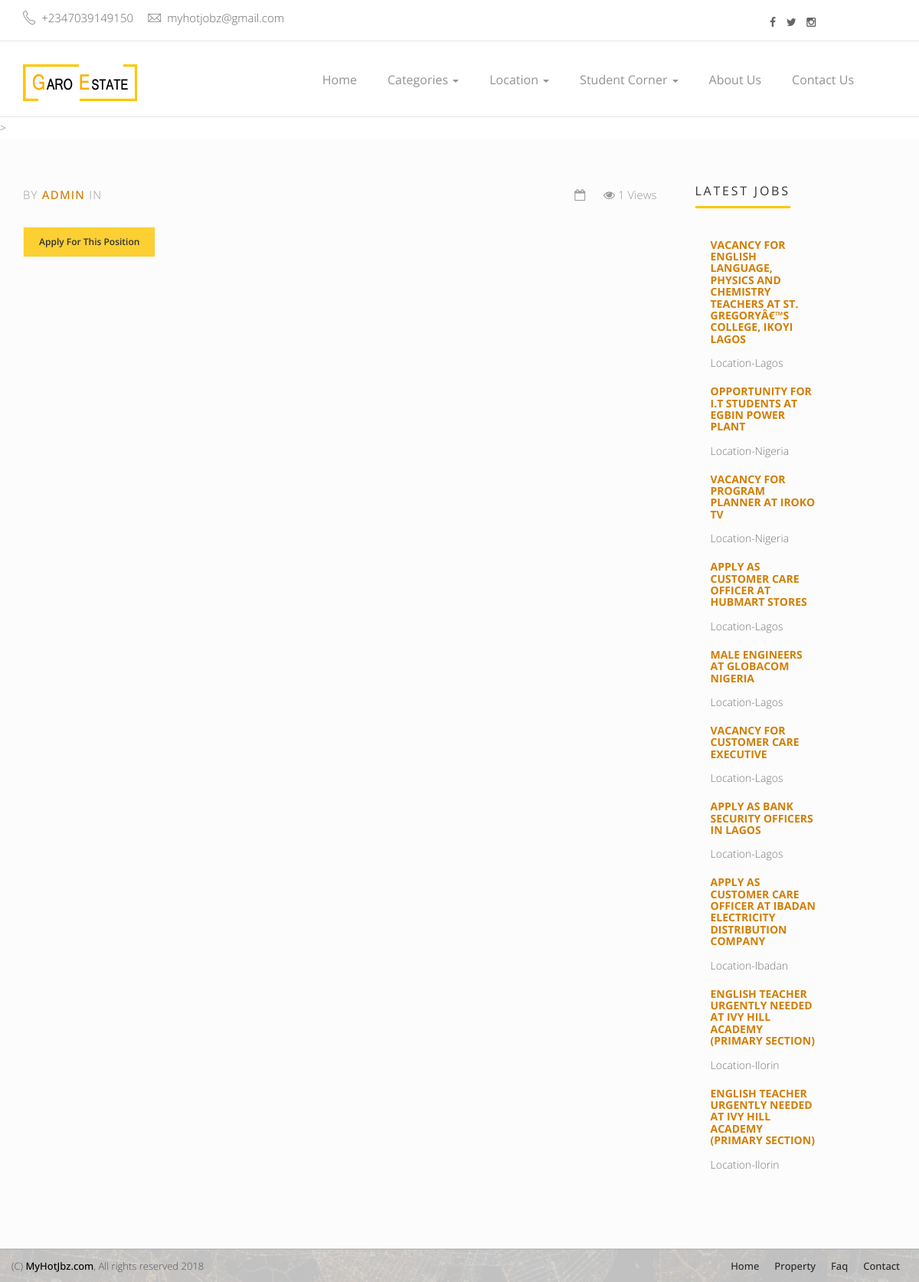
The page /view.php on the database its author committed.
### tables this page shows
CREATE TABLE IF NOT EXISTS `jobs` (
  `id` int(11) NOT NULL,
  `job_cate` varchar(255) NOT NULL,
  `name` varchar(255) NOT NULL,
  `email` varchar(255) NOT NULL,
  `job_title` varchar(255) NOT NULL,
  `demo` text NOT NULL,
  `job_des` varchar(25500) NOT NULL,
  `job_loc` varchar(255) NOT NULL,
  `job_deadline` varchar(255) NOT NULL,
  `job_contact` varchar(255) NOT NULL,
  `ext_link` varchar(255) NOT NULL,
  `hit` int(11) NOT NULL,
  `date` varchar(255) NOT NULL
);

### public/view.php (the view, shortened to what this page needs)
<?php
include 'head.php';
$id = $_GET['id'];
$get_det = mysqli_query($conn, "SELECT * FROM jobs WHERE id  = '$id'");
$ff = mysqli_fetch_assoc($get_det);
$job_cate = $ff['job_cate'];
$date = $ff['date'];
$hit = mysqli_query($conn, "UPDATE jobs SET hit = hit + 1 WHERE id = '$id'") or die(mysqli_error());
?>
       >
        <div class="content-area blog-page padding-top-40" style="background-color: #FCFCFC; padding-bottom: 55px;">
            <div class="container">
                <div class="row">
                    <div class="blog-lst col-md-9 p0">
                        <section id="id-100" class="post single">
                            <div class="post-header single">
                                <div class="row ">
                                    <div class="col-sm-6">
                                        <p class="author-category">
                                            By <a href="#">ADMIN</a>
                                            in <a href="cate.php?job_cate=<?php echo $row['job_cate']; ?>"><?php echo $job_cate; ?></a>
                                        </p>
                                    </div>
                                    <div class="col-sm-6 right" >
                                        <p class="date-comments">
                                            <a href="#"><i class="fa fa-calendar-o"></i> <?php echo $date; ?></a>
                                            <a href="#"><i class="fa fa-eye"></i> <?php echo $hit; ?> Views</a>
                                        </p>
                                    </div>
                                </div>
                            </div>
                            <div id="post-content" class="post-body">
                                <p>
                                <p>
                                    <?php if(!isset($_SESSION['email'])){  ?>
                                    <a class="btn btn-default btn-sm pull-left" data-toggle="modal" data-target="#myModal1">Apply For This Position</a>
                                   <?php }else{ ?>
                                    <button class="btn btn-default btn-sm pull-left" data-toggle="modal" data-target="#myModal3">Apply For Job</a>
                                    <?php } ?>
                            </div>
                        </section>
                    </div>
                    <div class="blog-asside-right col-md-3">
                            <div class="panel panel-default sidebar-menu ">
                                <div class="panel-heading">
                                    <h3 class="panel-title">Latest Jobs</h3>
                                </div>
                                <div class="panel-body recent-property-widget">
                                        <ul>
                                            <?php
                                    $get_post = mysqli_query($conn, "SELECT * FROM jobs ORDER BY id DESC LIMIT 10");
                                    while($row = mysqli_fetch_assoc($get_post)){
                                            ?>
                                        <li>
                                            <div class="col-md-8 col-sm-8 col-xs-8 blg-entry">
                                                <h6> <a href="view.php?id=<?php echo $row['id']; ?>"><?php echo $row['job_title']; ?> </a></h6>
                                                <span class="property-price">Location-<?php echo $row['job_loc']; ?></span>
                                            </div>
                                        </li>
                                            <?php } ?>
                                    </ul>
                                </div>
                            </div>
                    </div>
                </div>
            </div>
        </div>
         <?php include 'footer.php'; ?>
    </body>
</html>
    </body>
</html>

### public/assets/css/style.css (style rules this page uses)
html, body { width: 100%; overflow-x: hidden; }
body { height:100%; font-family: 'Open Sans', sans-serif; font-weight: 300; padding:0; margin:0; font-size:14px; line-height: 28px; color: #777; background: #fff; position: relative; }
h1, .h1, h2, .h2, h3, .h3, h4, .h4, h5, .h5, h6, .h6, p, .navbar, .brand, .btn-simple { -moz-osx-font-smoothing: grayscale; -webkit-font-smoothing: antialiased; }
h1, .h1, h2, .h2, h3, .h3, h4, .h4 { font-weight: 400; }
h3, .h3 { font-size: 28px; margin: 20px 0 10px; }
h6, .h6 { font-size: 14px; font-weight: bold; text-transform: uppercase; }
p { font-size: 15px; line-height: 1.6180em; }
p { padding: 0px 0px 1em; margin:0; }
.btn { border-width: 2px; background-color: rgba(0,0,0,.0); font-weight: 400; opacity: 0.8; padding: 8px 16px; }
.btn-sm, .btn-xs { border-radius: 3px; font-size: 12px; padding: 5px 10px; }
.btn-default { color: #777777; border-color: #999999 }
.btn-default { border-radius: 1px; padding: 10px 20px; border: 1px solid #FDC600; color: #000; background-color: #FDC600; border-color: #F0F0F0; font-weight: 600; }
.content-area { background-color: #FCFCFC; padding-bottom: 55px; }
.panel.sidebar-menu h3 { padding: 5px 0; margin: 0; }
.panel.sidebar-menu { background: transparent; margin: 0 0 25px; -webkit-box-sizing: border-box; -moz-box-sizing: border-box; box-sizing: border-box; }
.panel.sidebar-menu .panel-heading { text-transform: uppercase; margin-bottom: 10px; background: none; padding: 0; letter-spacing: 0.198em; border-bottom: none; }
.panel.sidebar-menu .panel-heading h1, .panel.sidebar-menu .panel-heading h2, .panel.sidebar-menu .panel-heading h3, .panel.sidebar-menu .panel-heading h4, .panel.sidebar-menu .panel-heading h5 { display: inline-block; border-bottom: solid 3px #FDC600; line-height: 1.1; margin-bottom: 0; padding-bottom: 10px; }
.panel.sidebar-menu .panel-body { padding: 0; margin-top: 25px; }
.panel-default { border-color: transparent; }
.panel { margin-bottom: 20px; background-color: #FFF; border: transparent; border-radius: 0px; box-shadow: 0px 1px 1px rgba(0, 0, 0, 0); }
.p0 { padding: 0px; }
.padding-top-40 { padding-top: 40px; }
.right { text-align: right; }
.recent-property-widget ul { padding: 0px; margin: 0px; list-style: outside none none; }
.recent-property-widget ul li { clear: both; position: relative; padding: 5px; }
.blog-asside-right { padding-right: 15px; padding-left: 15px; padding-top: 15px; padding-bottom: 15px; }
.blog-page .post, #blog-homepage .post { margin-bottom: 40px; padding: 1px 15px; }
.blog-page .post .author-category, #blog-homepage .post .author-category { color: #999; text-transform: uppercase; font-weight: 300; letter-spacing: 0.08em; }
.blog-page .post .author-category a, #blog-homepage .post .author-category a { font-weight: 500; }
.blog-page .post .date-comments a, #blog-homepage .post .date-comments a { color: #999; margin-right: 20px; font-weight: 300; }

### rows shown on the page
jobs: job_title "VACANCY FOR ENGLISH LANGUAGE, PHYSICS AND CHEMISTRY TEACHERS AT ST. GREGORYÂ€™S COLLEGE, IKOYI LAGOS", job_loc "Lagos"
jobs: job_title "OPPORTUNITY FOR I.T STUDENTS AT EGBIN POWER PLANT", job_loc "Nigeria"
jobs: job_title "VACANCY FOR PROGRAM PLANNER AT IROKO TV", job_loc "Nigeria"
jobs: job_title "APPLY AS CUSTOMER CARE OFFICER AT HUBMART STORES", job_loc "Lagos"
jobs: job_title "MALE ENGINEERS AT GLOBACOM NIGERIA", job_loc "Lagos"
jobs: job_title "VACANCY FOR CUSTOMER CARE EXECUTIVE", job_loc "Lagos"
jobs: job_title "APPLY AS BANK SECURITY OFFICERS IN LAGOS", job_loc "Lagos"
jobs: job_title "APPLY AS CUSTOMER CARE OFFICER AT IBADAN ELECTRICITY DISTRIBUTION COMPANY", job_loc "Ibadan"
jobs: job_title "ENGLISH TEACHER URGENTLY NEEDED AT IVY HILL ACADEMY (PRIMARY SECTION)", job_loc "Ilorin"
jobs: job_title "ENGLISH TEACHER URGENTLY NEEDED AT IVY HILL ACADEMY (PRIMARY SECTION)", job_loc "Ilorin"

### other values the page prints
$hit "1"
